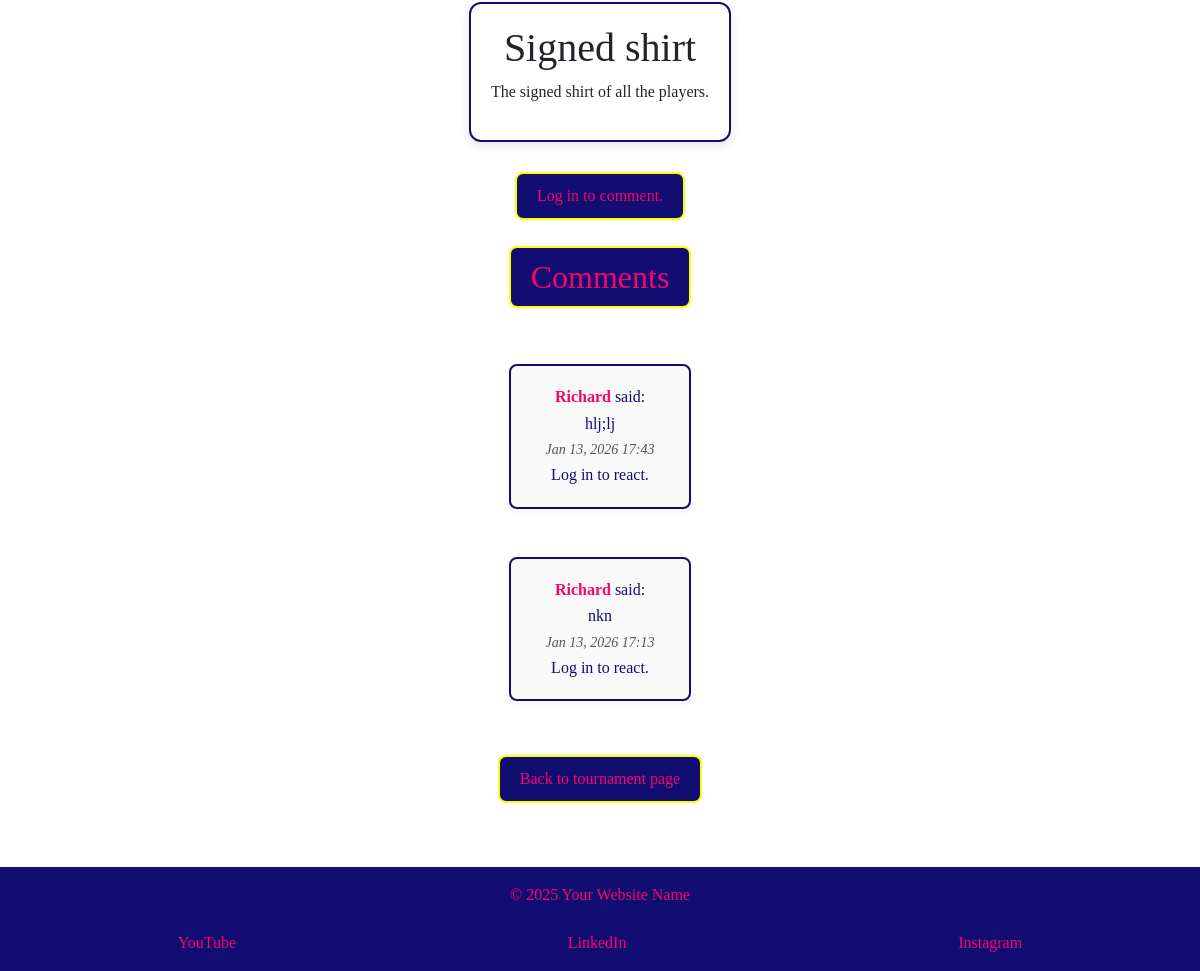
The app's page /tournament-detail/4/ (lower part), older data.
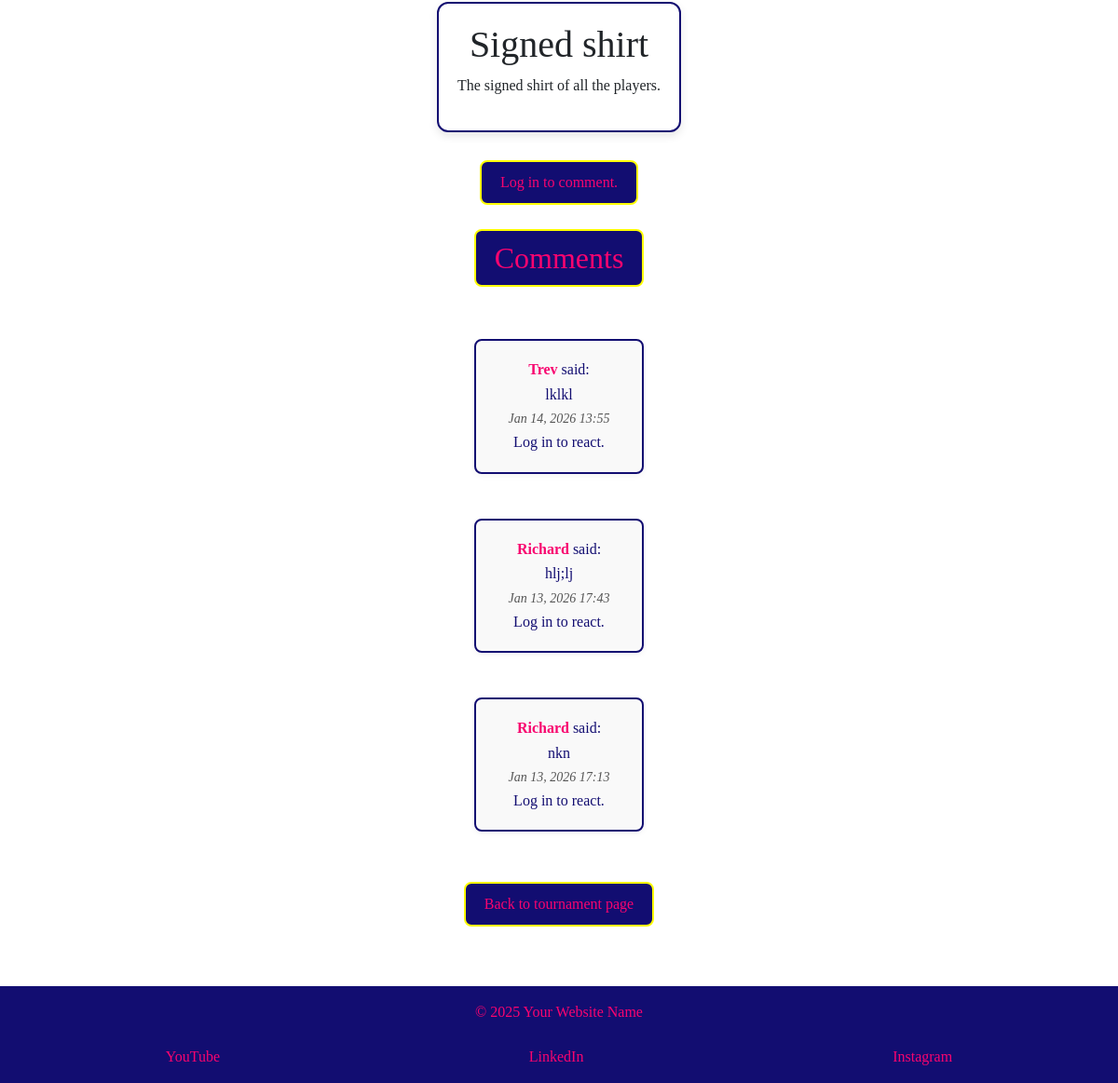
The same page, newer data.
### england_rugby/models.py (models this page shows, shortened)
class Comment(models.Model):
    card = models.ForeignKey(
        CardText,
        on_delete=models.CASCADE,
        related_name='comments',
        default=1
    )
    user = models.ForeignKey(User, on_delete=models.CASCADE)
    text = models.TextField()
    created_at = models.DateTimeField(auto_now_add=True)
    updated_at = models.DateTimeField(auto_now=True)

### england_rugby/views.py (the view)
# urls.py: path('tournament-detail/<int:pk>/', views.tournament_detail,
def tournament_detail(request, pk):
    card = get_object_or_404(CardText, pk=pk)
    is_saved = False
    if request.user.is_authenticated:
        is_saved = card.saved_by.filter(pk=request.user.pk).exists()
    if request.method == 'POST' and request.user.is_authenticated:
        form = CommentForm(request.POST)
        if form.is_valid():
            comment = form.save(commit=False)
            comment.user = request.user
            comment.card = card
            comment.save()
            return redirect('tournament-detail', pk=card.pk)
    else:
        form = CommentForm()
    comments = card.comments.all().order_by('-created_at')
    context = {
        'card': card,
        'comments': comments,
        'form': form,
        'is_saved': is_saved,
        'active_tab': 'tournament-detail'
    }
    return render(request, 'tournament-detail.html', context)

### england_rugby/templates/tournament-detail.html (shortened to what this page needs)
{% extends 'base.html' %}
{% load static %}
{% load comment_tags %}
{% block content %}
<main class="card-detail-wrapper">
  <div class="card-detail">
    <div class="card-content-box">
      <h1>{{ card.title }}</h1>
      <p>{{ card.content }}</p>
    </div>
    <div class="comments-section">
      {% if user.is_authenticated %}
      <form method="POST">
        {% csrf_token %}
        {{ form.as_p }}
        <button type="submit">Add Comment</button>
      </form>
      {% else %}
      <p><a href="{% url 'login' %}">Log in to comment.</a></p>
      {% endif %}
      <h2>Comments</h2>
      {% for comment in comments %}
      <div class="comment" data-id="{{ comment.id }}">
        <p><strong>{{ comment.user.username }}</strong> said:</p>
        <p>{{ comment.text }}</p>
        <small>{{ comment.created_at|date:"M d, Y H:i" }}</small>
        <div class="reaction-buttons">
          {% if user.is_authenticated %}
          <button class="like-btn" data-url="{% url 'toggle_reaction' comment.id 'like' %}">👍</button>
          <span class="like-count">{{ comment|reaction_count:"like" }}</span>
          <button class="dislike-btn" data-url="{% url 'toggle_reaction' comment.id 'dislike' %}">👎</button>
          <span class="dislike-count">{{ comment|reaction_count:"dislike" }}</span>
          {% else %}
          <p>Log in to react.</p>
          {% endif %}
        </div>
      </div>
      {% empty %}
      <hr>
      <p class="no-comments">No comments yet</p>
      {% endfor %}
    </div>
    <a href="{% url 'tournament' %}">Back to tournament page</a>
  </div>
</main>
{% endblock %}

Row changes from the older to the newer data that the page shows:
added Comment: user.username "Trev", text "lklkl", created_at "Jan 14, 2026 13:55"
